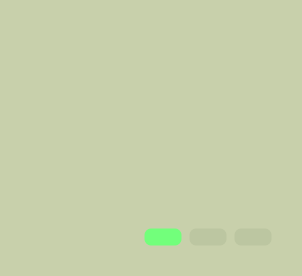
               <widget class="QFrame" name="frame_23">
                <property name="sizePolicy">
                 <sizepolicy hsizetype="Expanding" vsizetype="Preferred">
                  <horstretch>0</horstretch>
                  <verstretch>0</verstretch>
                 </sizepolicy>
                </property>
                <property name="minimumSize">
                 <size>
                  <width>0</width>
                  <height>0</height>
                 </size>
                </property>
                <property name="font">
                 <font>
                  <family>a_FuturaRoundTitulSh</family>
                  <pointsize>10</pointsize>
                  <weight>75</weight>
                  <bold>true</bold>
                 </font>
                </property>
                <property name="styleSheet">
                 <string notr="true">background-color:#C8D0AB;
border: 3px solid transparent;
border-radius:30px;
</string>
                </property>
                <property name="frameShape">
                 <enum>QFrame::StyledPanel</enum>
                </property>
                <property name="frameShadow">
                 <enum>QFrame::Raised</enum>
                </property>
                <layout class="QVBoxLayout" name="verticalLayout_9">
                 <property name="leftMargin">
                  <number>20</number>
                 </property>
                 <property name="topMargin">
                  <number>20</number>
                 </property>
                 <property name="rightMargin">
                  <number>20</number>
                 </property>
                 <property name="bottomMargin">
                  <number>20</number>
                 </property>
                 <item>
                  <widget class="QTableWidget" name="tableWidget_products">
                   <property name="enabled">
                    <bool>true</bool>
                   </property>
                   <property name="focusPolicy">
                    <enum>Qt::NoFocus</enum>
                   </property>
                   <property name="styleSheet">
                    <string notr="true">QTableWidget:disabled{
color:black;
}
QTableWidget::item:selected:disabled{
color:black;
}
/* Яейки*/
* {
    gridline-color: #071e26 ;
    font-size: 10pt;
	spacing:15px;
}


/* Черная линия сбоку*/
QHeaderView{
background-color: rgb(200, 208, 171);
}
/* Левый квадрат*/
QTableCornerButton::section {
   background-color: transparent;
margin-top:12px;
margin-bottom:18px;
margin-right:19px;
margin-left:11px;
border-image: url(':/icons/icons_images/database.svg') 0 0 0 0 stretch stretch;
	
	
}
/*заголовки*/
QHeaderView::section {
    background-color: black;
	border: 1px solid transparent;
	border-radius:2px;
	font-size:16px;
	padding-bottom:9px;
	padding-right:10px;
}
/* Горизонтальные заголовки*/
QHeaderView::section:horizontal{
background-color: transparent;
color:black; 
border-radius:0px;
border-bottom:2px solid #BCC6A1;
margin-bottom:5px;
font-style: italic;
padding-top:6px;


}

/* Вертикальные заголовки*/
QHeaderView::section:vertical{
background-color: transparent;
color:black; 
font-size:12px;
border-radius:0px;
border-right:2px solid #BCC6A1;
margin-right:5px;
margin-bottom:4px;
font-style: italic;
padding-left:8px;
padding-top:9px;
padding-bottom:6px;
margin-top:-4px;
spacing:10px;
}

/*АКТИВНЫЕ СЕКЦИИ ПРИ НАВЕДЕНИИ!*/


/*ячейка при наведении*/
QTableWidget::item:hover {
	background-color:#E1E5C3;
	border-radius: 3px;
}
/* Горизонтальный активный сектор*/
QHeaderView::section:horizontal:hover{
background-color: #E1E5C3;
border-bottom:2px solid #BCC6A1;
border-radius: 5px;

}
/* Вертикальный активный сектор*/
QHeaderView::section:vertical:hover{
background-color: #E1E5C3;
border-right:2px solid #BCC6A1;
border-radius: 5px;
}
/*выделенная строка*/
QTableWidget::item:selected {
	background-color: #FBFFD8;
	border-radius: 3px;
color:black;

}</string>
                   </property>
                   <property name="editTriggers">
                    <set>QAbstractItemView::NoEditTriggers</set>
                   </property>
                   <property name="tabKeyNavigation">
                    <bool>false</bool>
                   </property>
                   <property name="selectionMode">
                    <enum>QAbstractItemView::SingleSelection</enum>
                   </property>
                   <property name="selectionBehavior">
                    <enum>QAbstractItemView::SelectRows</enum>
                   </property>
                   <property name="showGrid">
                    <bool>false</bool>
                   </property>
                  </widget>
                 </item>
                 <item>
                  <widget class="QFrame" name="frame_28">
                   <property name="styleSheet">
                    <string notr="true">background-color:#C8D0AB;
border: 3px solid transparent;
border-radius:30px;</string>
                   </property>
                   <property name="frameShape">
                    <enum>QFrame::StyledPanel</enum>
                   </property>
                   <property name="frameShadow">
                    <enum>QFrame::Raised</enum>
                   </property>
                   <layout class="QHBoxLayout" name="horizontalLayout_14">
                    <property name="spacing">
                     <number>20</number>
                    </property>
                    <property name="leftMargin">
                     <number>0</number>
                    </property>
                    <property name="topMargin">
                     <number>0</number>
                    </property>
                    <property name="rightMargin">
                     <number>0</number>
                    </property>
                    <property name="bottomMargin">
                     <number>0</number>
                    </property>
                    <item alignment="Qt::AlignRight">
                     <widget class="QFrame" name="frame_29">
                      <property name="styleSheet">
                       <string notr="true">*{
background-color:transparent;
border: 3px solid transparent;
}
QPushButton {
border-radius:8px;
}

</string>
                      </property>
                      <property name="frameShape">
                       <enum>QFrame::StyledPanel</enum>
                      </property>
                      <property name="frameShadow">
                       <enum>QFrame::Raised</enum>
                      </property>
                      <layout class="QHBoxLayout" name="horizontalLayout_15">
                       <property name="spacing">
                        <number>5</number>
                       </property>
                       <property name="leftMargin">
                        <number>0</number>
                       </property>
                       <property name="topMargin">
                        <number>0</number>
                       </property>
                       <property name="rightMargin">
                        <number>0</number>
                       </property>
                       <property name="bottomMargin">
                        <number>0</number>
                       </property>
                       <item>
                        <widget class="QPushButton" name="pushButton_add_product">
                         <property name="enabled">
                          <bool>true</bool>
                         </property>
                         <property name="minimumSize">
                          <size>
                           <width>40</width>
                           <height>0</height>
                          </size>
                         </property>
                         <property name="styleSheet">
                          <string notr="true">QPushButton:enabled{
background-color:rgb(114, 255, 123);
}
QPushButton:disabled{
background-color:rgb(188, 198, 161);
}
QPushButton:hover{
background-color:rgb(46, 239, 46);
}
QPushButton:pressed{
background-color:rgb(122, 255, 101);
}
</string>
                         </property>
                         <property name="text">
                          <string/>
                         </property>
                         <property name="icon">
                          <iconset resource="icons/icons.qrc">
                           <normaloff>:/icons/icons_images/plus-square.svg</normaloff>:/icons/icons_images/plus-square.svg</iconset>
                         </property>
                         <property name="iconSize">
                          <size>
                           <width>20</width>
                           <height>20</height>
                          </size>
                         </property>
                        </widget>
                       </item>
                       <item>
                        <widget class="QPushButton" name="pushButton_edit_product">
                         <property name="enabled">
                          <bool>false</bool>
                         </property>
                         <property name="minimumSize">
                          <size>
                           <width>40</width>
                           <height>0</height>
                          </size>
                         </property>
                         <property name="styleSheet">
                          <string notr="true">QPushButton:enabled{
background-color:rgb(239, 199, 0);
}
QPushButton:disabled{
background-color:rgb(188, 198, 161);
}
QPushButton:hover{
background-color:rgb(255, 191, 0);
}
QPushButton:pressed{
background-color:rgb(252, 198, 1);
}
</string>
                         </property>
                         <property name="text">
                          <string/>
                         </property>
                         <property name="icon">
                          <iconset resource="icons/icons.qrc">
                           <normaloff>:/icons/icons_images/edit-2.svg</normaloff>:/icons/icons_images/edit-2.svg</iconset>
                         </property>
                         <property name="iconSize">
                          <size>
                           <width>20</width>
                           <height>20</height>
                          </size>
                         </property>
                        </widget>
                       </item>
                       <item>
                        <widget class="QPushButton" name="pushButton_delete_product">
                         <property name="enabled">
                          <bool>false</bool>
                         </property>
                         <property name="minimumSize">
                          <size>
                           <width>40</width>
                           <height>0</height>
                          </size>
                         </property>
                         <property name="styleSheet">
                          <string notr="true">QPushButton:enabled{
background-color:rgb(255, 73, 73);
}
QPushButton:disabled{
background-color:rgb(188, 198, 161);
}
QPushButton:hover{
background-color:rgb(255, 0, 0);
}
QPushButton:pressed{
background-color:rgb(255, 73, 73);
}
</string>
                         </property>
                         <property name="text">
                          <string/>
                         </property>
                         <property name="icon">
                          <iconset resource="icons/icons.qrc">
                           <normaloff>:/icons/icons_images/delete.svg</normaloff>:/icons/icons_images/delete.svg</iconset>
                         </property>
                         <property name="iconSize">
                          <size>
                           <width>20</width>
                           <height>20</height>
                          </size>
                         </property>
                        </widget>
                       </item>
                      </layout>
                     </widget>
                    </item>
                   </layout>
                  </widget>
                 </item>
                </layout>
               </widget>
